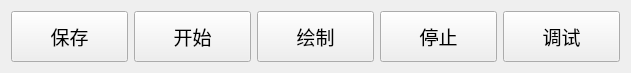
   <widget class="QWidget" name="layoutWidget">
    <property name="geometry">
     <rect>
      <x>1910</x>
      <y>910</y>
      <width>631</width>
      <height>53</height>
     </rect>
    </property>
    <layout class="QHBoxLayout" name="horizontalLayout_3">
     <item>
      <widget class="QPushButton" name="pushButton_47">
       <property name="minimumSize">
        <size>
         <width>0</width>
         <height>51</height>
        </size>
       </property>
       <property name="font">
        <font>
         <pointsize>14</pointsize>
        </font>
       </property>
       <property name="text">
        <string>保存</string>
       </property>
      </widget>
     </item>
     <item>
      <widget class="QPushButton" name="pushButton_48">
       <property name="minimumSize">
        <size>
         <width>0</width>
         <height>51</height>
        </size>
       </property>
       <property name="font">
        <font>
         <pointsize>14</pointsize>
        </font>
       </property>
       <property name="text">
        <string>开始</string>
       </property>
      </widget>
     </item>
     <item>
      <widget class="QPushButton" name="pushButton_7">
       <property name="sizePolicy">
        <sizepolicy hsizetype="Preferred" vsizetype="Preferred">
         <horstretch>0</horstretch>
         <verstretch>0</verstretch>
        </sizepolicy>
       </property>
       <property name="font">
        <font>
         <pointsize>14</pointsize>
        </font>
       </property>
       <property name="text">
        <string>绘制</string>
       </property>
      </widget>
     </item>
     <item>
      <widget class="QPushButton" name="pushButton_49">
       <property name="minimumSize">
        <size>
         <width>0</width>
         <height>51</height>
        </size>
       </property>
       <property name="font">
        <font>
         <pointsize>14</pointsize>
        </font>
       </property>
       <property name="text">
        <string>停止</string>
       </property>
      </widget>
     </item>
     <item>
      <widget class="QPushButton" name="pushButton_45">
       <property name="minimumSize">
        <size>
         <width>0</width>
         <height>51</height>
        </size>
       </property>
       <property name="font">
        <font>
         <pointsize>14</pointsize>
        </font>
       </property>
       <property name="text">
        <string>调试</string>
       </property>
      </widget>
     </item>
    </layout>
   </widget>
